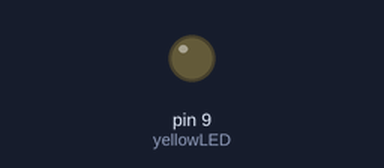
Recording of a sketch running on a simulated Arduino Uno, built with avr-gcc and run on an emulated ATmega328P. On the bench: output pins drawn as LEDs (lit = HIGH).

Above: at 0.1 s.
At 5.1 s:
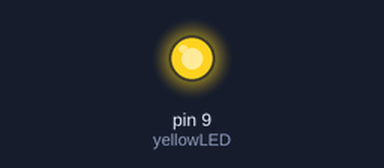
Timing chart, 0 to 6.6 s (numbered marks = the images above):
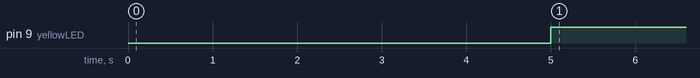

Measured:
- by itself, pin 9 (yellowLED): LOW → HIGH at 5.0 s

The sketch:

LED.ino
```cpp
int yellowLED = 9;
int Time = 5000;
void setup() {
  // put your setup code here, to run once:
  pinMode(yellowLED,OUTPUT);
}

void loop() {
  // put your main code here, to run repeatedly:
  delay(Time);
  digitalWrite(yellowLED,HIGH);
}
```
